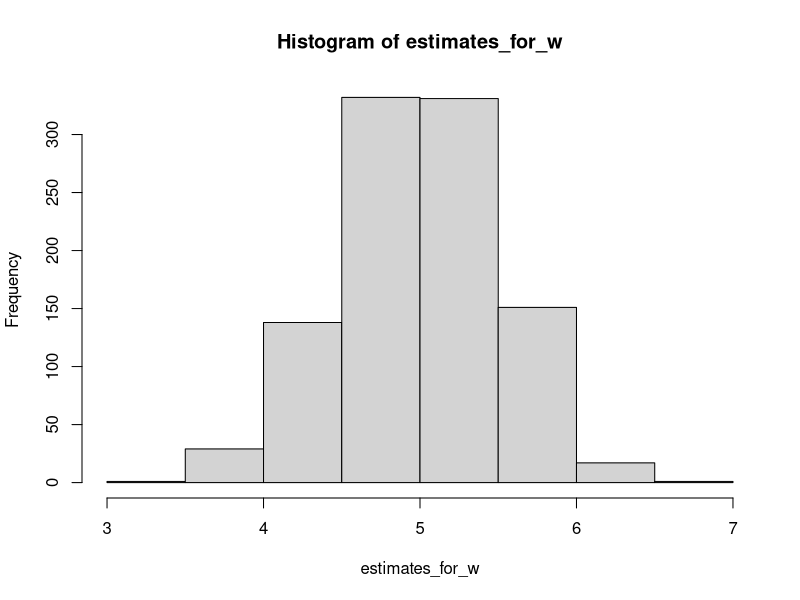
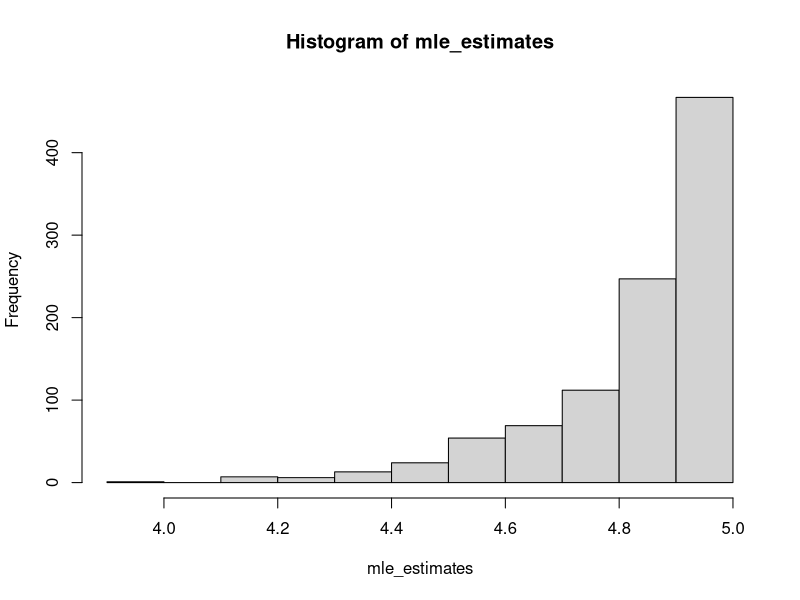
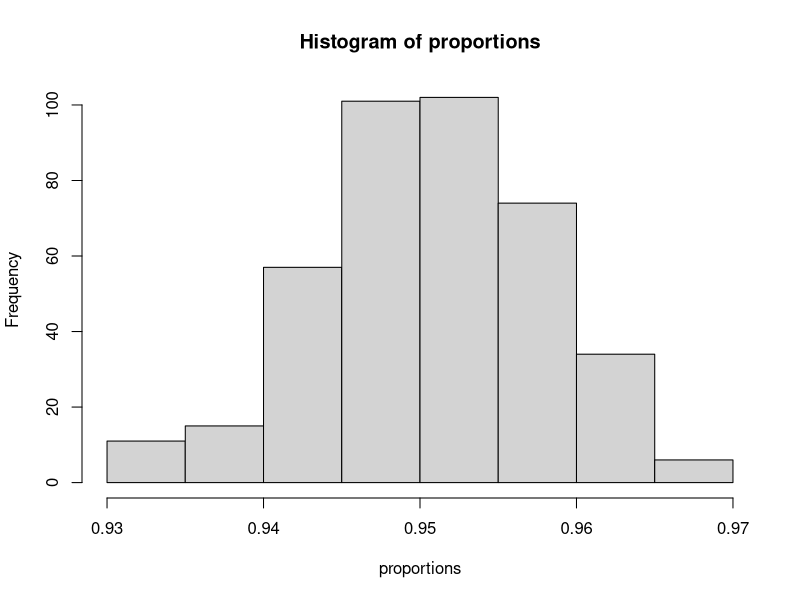
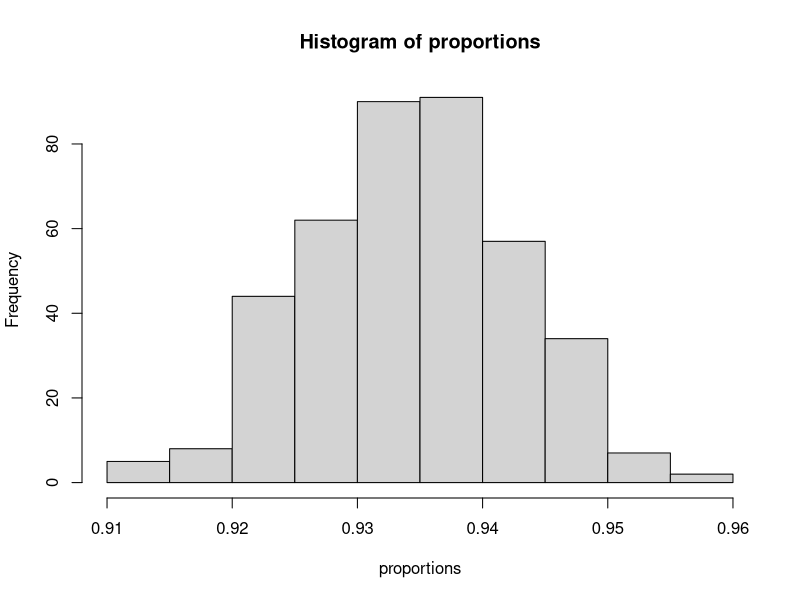
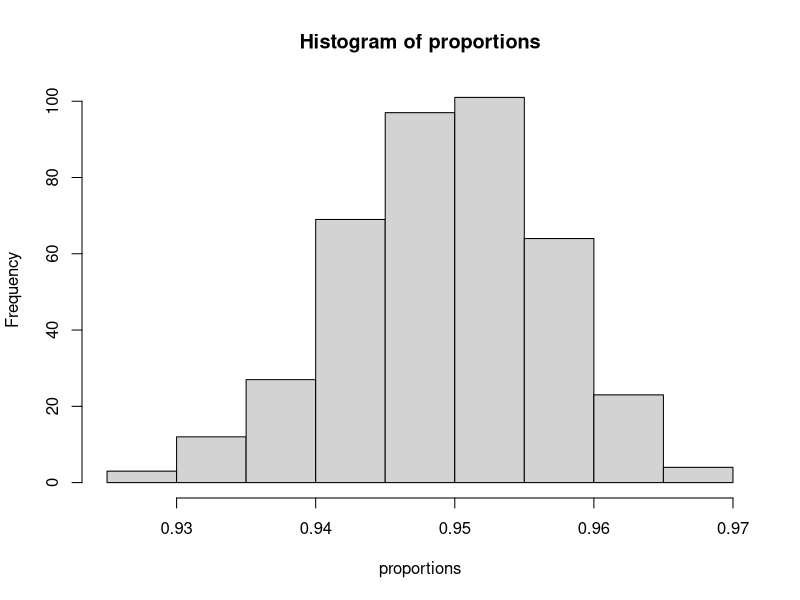
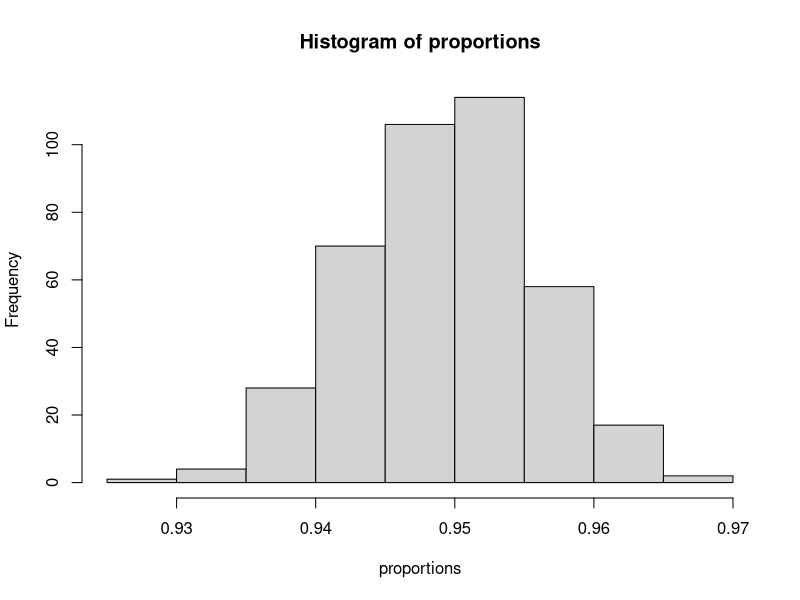

The R source for these figures, in order:
## ---- chunk 1

estimates_for_w <- rep(0,1000)

for (i in 1:(length(estimates_for_w))){
  sample <- runif(30, 0, 5)
  sample_mean <- mean(sample)
  estimate <- 2 * sample_mean
  estimates_for_w[i] <- estimate
}

hist(estimates_for_w)

## ---- chunk 2
  mle_estimates <- rep(0,1000)

  for (i in 1:1000) {
    sample_data <- runif(30, 0, 5)
    
    estimate <- max(sample_data)
    
    mle_estimates[i] <- estimate
  }

  hist(mle_estimates)
## ---- chunk 3

replicates <-1000

binom_samples <- 20

#captures 95%
Z <- qnorm(.975)

#Var[X] = 50* .3 *.7 = 10.5
sample_var <- 10.5
sigma <- sqrt(sample_var)

SE <- sigma / sqrt(binom_samples)

#E[X] = 50 * .3 = 15
binom_ev <- 15


contained_count <- 0

for (i in 1:replicates) {
  sample <- rbinom(binom_samples, 50, .3)
  sample_mean <- mean(sample)
  
  upper_bound <- sample_mean + Z*SE
  lower_bound <- sample_mean - Z*SE
  
  
  if(lower_bound <= binom_ev && binom_ev <= upper_bound){
    contained_count <- contained_count + 1
  }
}


propotion <- contained_count / replicates

print(propotion)


## ---- chunk 4

repeats <- 400

proportions <- rep(0,repeats)

for (j in 1:repeats){
  replicates <-1000
  
  binom_samples <- 20
  
  #captures 95%
  Z <- qnorm(.975)
  
  #Var[X] = 50* .3 *.7 = 10.5
  sample_var <- 10.5
  sigma <- sqrt(sample_var)

  SE <- sigma / sqrt(binom_samples)
  
  #E[X] = 50 * .3 = 15
  binom_ev <- 15
  
  
  contained_count <- 0
  
  for (i in 1:replicates) {
    sample <- rbinom(binom_samples, 50, .3)
    sample_mean <- mean(sample)
    
    upper_bound <- sample_mean + Z*SE
    lower_bound <- sample_mean - Z*SE
    
    
    if(lower_bound <= binom_ev && binom_ev <= upper_bound){
      contained_count <- contained_count + 1
    }
  }


proportions[j] <- contained_count / replicates
  
}
hist(proportions)
## ---- chunk 5
repeats <- 400

proportions <- rep(0,repeats)

for (j in 1:repeats){
  replicates <-1000
  
  binom_samples <- 20
  
  #captures 95%
  Z <- qnorm(.975)
  
  #E[X] = 50 * .3 = 15
  binom_ev <- 15
  
  
  contained_count <- 0
  
  for (i in 1:replicates) {
    sample <- rbinom(binom_samples, 50, .3)
    sample_mean <- mean(sample)
    
    sample_sd <- sd(sample)
    
    sigma <- sample_sd / sqrt(binom_samples)
    
    upper_bound <- sample_mean + Z*sigma
    lower_bound <- sample_mean - Z*sigma
    
    
    if(lower_bound <= binom_ev && binom_ev <= upper_bound){
      contained_count <- contained_count + 1
    }
  }


proportions[j] <- contained_count / replicates
  
}
hist(proportions)
## ---- chunk 6
repeats <- 400

proportions <- rep(0,repeats)

for (j in 1:repeats){
  replicates <-1000
  
  binom_samples <- 20

  degrees_of_freedom = binom_samples - 1
  t_val <- qt(.975, degrees_of_freedom)
  
  #E[X] = 50 * .3 = 15
  binom_ev <- 15
  
  contained_count <- 0
  
  for (i in 1:replicates) {
    sample <- rbinom(binom_samples, 50, .3)
    sample_mean <- mean(sample)
    
    sample_sd <- sd(sample)
    
    sigma <- sample_sd / sqrt(binom_samples)
    
    upper_bound <- sample_mean + t_val*sigma
    lower_bound <- sample_mean - t_val*sigma
    
    
    if(lower_bound <= binom_ev && binom_ev <= upper_bound){
      contained_count <- contained_count + 1
    }
  }


proportions[j] <- contained_count / replicates
  
}
hist(proportions)
## ---- chunk 7
repeats <- 400

proportions <- rep(0,repeats)

for (j in 1:repeats){
  replicates <-1000
  
  binom_samples <- 500
  
  #captures 95%
  Z <- qnorm(.975)
  
  #E[X] = 50 * .3 = 15
  binom_ev <- 15
  
  
  contained_count <- 0
  
  for (i in 1:replicates) {
    sample <- rbinom(binom_samples, 50, .3)
    sample_mean <- mean(sample)
    
    sample_sd <- sd(sample)
    
    sigma <- sample_sd / sqrt(binom_samples)
    
    upper_bound <- sample_mean + Z*sigma
    lower_bound <- sample_mean - Z*sigma
    
    
    if(lower_bound <= binom_ev && binom_ev <= upper_bound){
      contained_count <- contained_count + 1
    }
  }


proportions[j] <- contained_count / replicates
  
}
hist(proportions)
